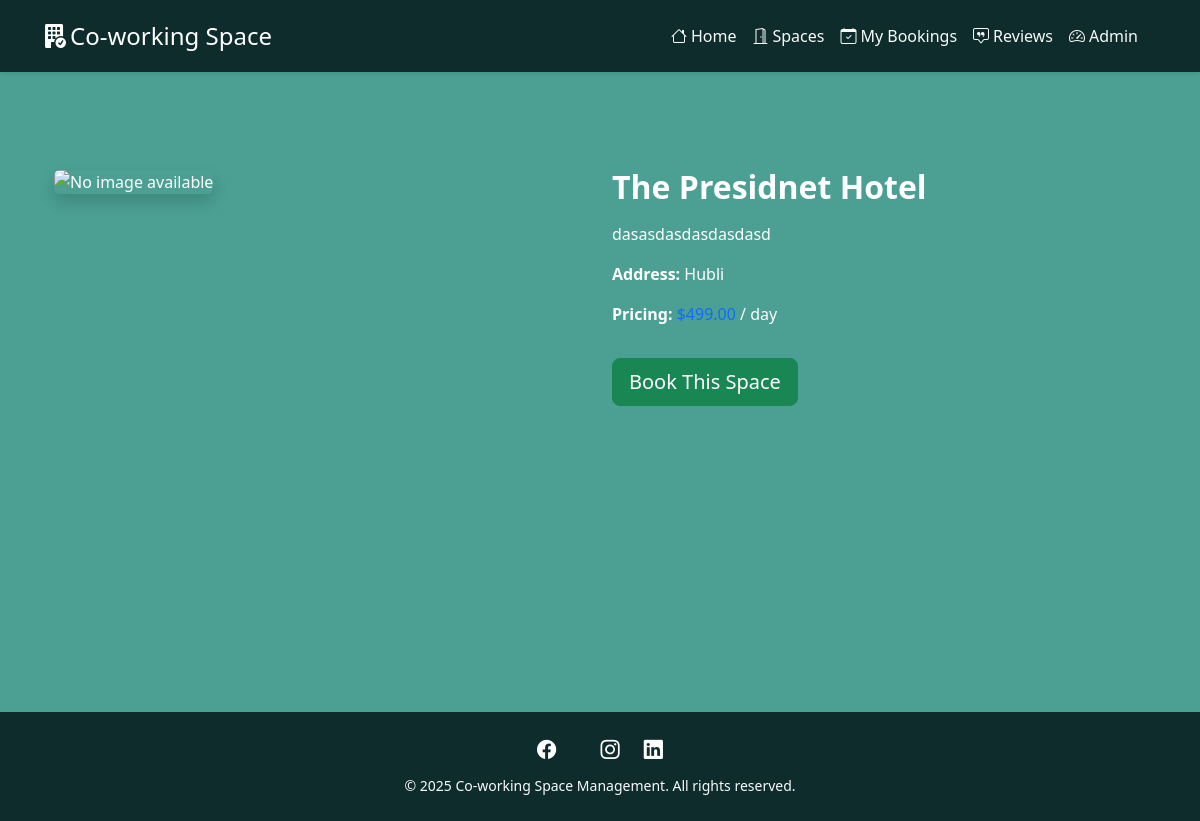
The page /spaces/1/ on the database its author committed.
### spaces/models.py (models this page shows, shortened)
class Space(models.Model):
    name = models.CharField(max_length=255)
    description = models.TextField()
    address = models.CharField(max_length=300)
    available = models.BooleanField(default=True)
    pricing = models.DecimalField(max_digits=8, decimal_places=2)

### spaces/views.py (the view)
# urls.py: path('<int:space_id>/', views.space_detail, name='space-detail'),
def space_detail(request, space_id):
    space = get_object_or_404(Space, id=space_id)
    return render(request, 'spaces/space_detail.html', {'space': space})

### spaces/templates/spaces/space_detail.html (shortened to what this page needs)
{% extends "base.html" %}
{% block content %}
<section class="container py-5">
  <div class="row">
    <div class="col-md-6 mb-4">
      {% if space.image %}
        <img src="{{ space.image.url }}" class="img-fluid rounded shadow" alt="{{ space.name }}">
      {% else %}
        <img src="https://i.pinimg.com/736x/a1/06/c7/a106c7e0256afac9d2e4295c42bf0163.jpg" class="img-fluid rounded shadow" alt="No image available">
      {% endif %}
    </div>
    <div class="col-md-6">
      <h2 class="fw-bold mb-3 text-white">{{ space.name }}</h2>
      <p class="mb-3 text-white">{{ space.description }}</p>
      <p class="mb-3 text-white"><strong>Address:</strong> {{ space.address }}</p>
      <p class="mb-3 text-white"><strong>Pricing:</strong> <span class="text-primary">${{ space.pricing }}</span> / day</p>
      <a href="/bookings/book/{{ space.id }}/" class="btn btn-success btn-lg mt-3">Book This Space</a>
    </div>
  </div>
</section>
{% endblock %}

### home/templates/base.html (style rules this page uses)
:root { --main-bg: #4b9f93; --header-bg: #0f2c2c; --footer-bg: #0f2c2c; --accent: #f8f9fa; }
body { background-color: var(--main-bg); color: #fff; font-family: 'Segoe UI', Tahoma, Geneva, Verdana, sans-serif; }

### rows shown on the page
Space: name "The Presidnet Hotel", description "dasasdasdasdasdasd", address "Hubli", pricing "499.00"
